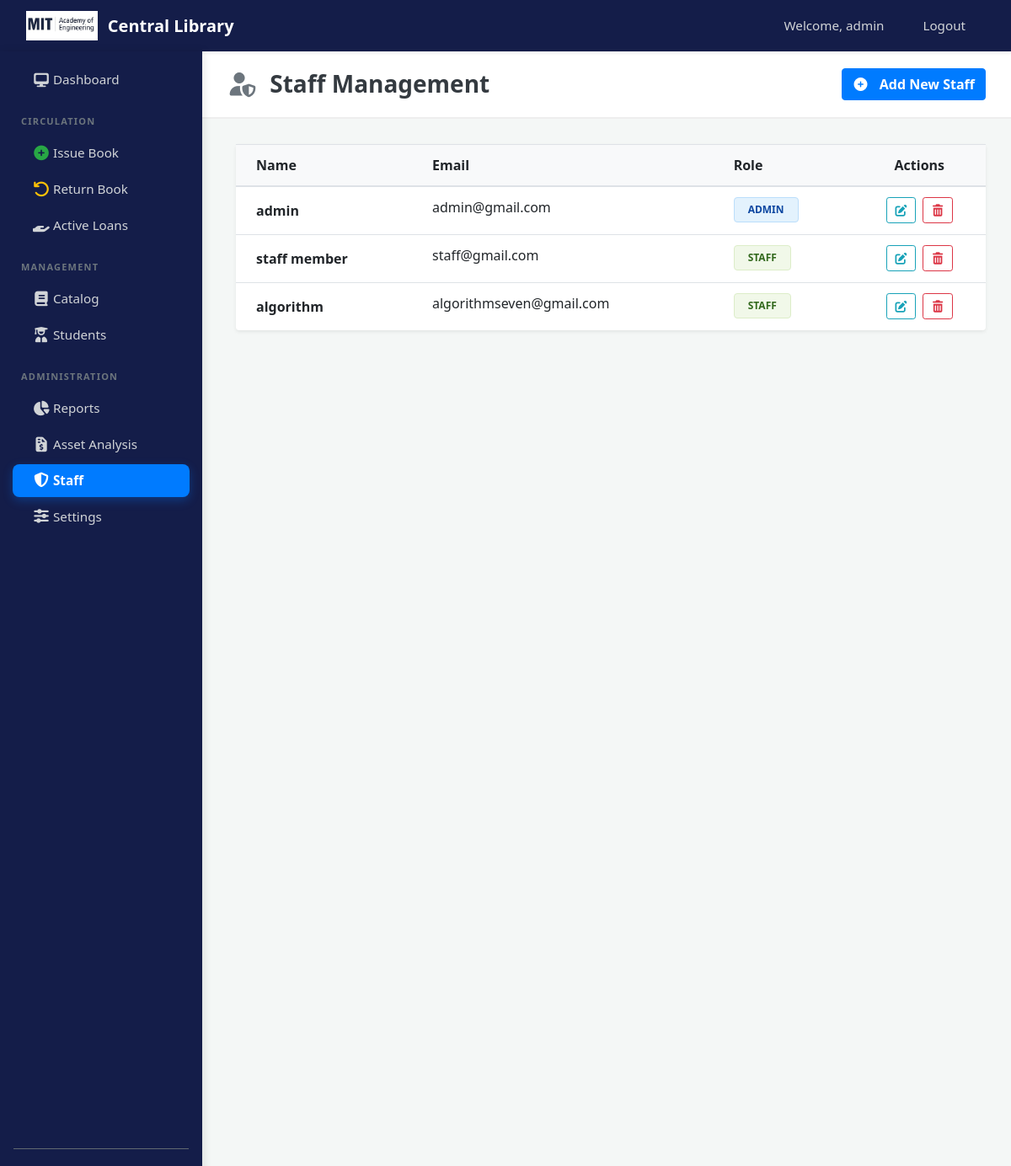
Screenshot of /admin/manage-staff.php (signed in) with the database file from the repository.
### tables this page shows
CREATE TABLE `staff_accounts` (
  `id` int(11) NOT NULL,
  `name` varchar(100) NOT NULL,
  `email` varchar(100) NOT NULL,
  `password` varchar(255) NOT NULL,
  `role` enum('admin','staff') NOT NULL DEFAULT 'staff',
  `phone` varchar(15) DEFAULT NULL,
  `department` varchar(100) DEFAULT NULL,
  `created_at` timestamp NOT NULL DEFAULT current_timestamp(),
  `updated_at` timestamp NOT NULL DEFAULT current_timestamp() ON UPDATE current_timestamp(),
  `reset_otp` varchar(10) DEFAULT NULL,
  `otp_expiry` datetime DEFAULT NULL
);

### admin/manage-staff.php (the view, shortened to what this page needs)
<?php
require_once "../includes/header.php";
?>
<div class="main-wrapper">
    <?php include "../sidebar.php"; ?>
    <div class="content-area">
        <div class="sticky-header d-flex justify-content-between align-items-center">
            <h3 class="m-0 font-weight-bold text-dark"><i class="fas fa-user-shield text-secondary mr-2"></i> Staff Management</h3>
            <a href="add-staff.php" class="btn btn-primary font-weight-bold"><i class="fas fa-plus-circle mr-2"></i> Add New Staff</a>
        </div>
        <div class="main-content">
            <div class="card border-0 shadow-sm">
                <div class="card-body p-0">
                    <table class="table table-hover mb-0">
                        <thead class="bg-light">
                            <tr>
                                <th class="pl-4">Name</th>
                                <th>Email</th>
                                <th>Role</th>
                                <th class="text-center">Actions</th>
                            </tr>
                        </thead>
                        <tbody>
                            <?php
                            $res = mysqli_query($connection, "SELECT * FROM staff_accounts ORDER BY role ASC");
                            while($row = mysqli_fetch_assoc($res)):
                                $badge = ($row['role'] === 'admin') ? 'role-badge-admin' : 'role-badge-staff';
                            ?>
                            <tr>
                                <td class="pl-4 py-3 font-weight-bold"><?php echo $row['name']; ?></td>
                                <td><?php echo $row['email']; ?></td>
                                <td>
                                    <span class="badge px-3 py-2 <?php echo $badge; ?>">
                                        <?php echo strtoupper($row['role']); ?>
                                    </span>
                                </td>
                                <td class="text-center">
                                    <a href="edit-staff.php?id=<?php echo $row['id']; ?>" class="btn btn-sm btn-outline-info mr-1">
                                        <i class="fas fa-edit"></i>
                                    </a>
                                    <a href="manage-staff.php?delete=<?php echo $row['id']; ?>"
                                       class="btn btn-sm btn-outline-danger"
                                       onclick="return confirm('Remove access for this user?')">
                                        <i class="fas fa-trash-alt"></i>
                                    </a>
                                </td>
                            </tr>
                            <?php endwhile; ?>
                        </tbody>
                    </table>
                </div>
            </div>
        </div>
    </div>
</div>
<?php include "../includes/footer.php"; ?>

### includes/header.php (style rules this page uses)
body { background-color: #f4f7f6; font-family: 'Segoe UI', Tahoma, Geneva, Verdana, sans-serif; }
.main-content { margin-left: 240px; padding: 30px; }

### admin/manage-staff.php (style rules this page uses)
html, body { height: 100vh; overflow: hidden; background-color: #f4f7f6; }
.main-wrapper { display: flex; height: 100vh; width: 100vw; }
.content-area { flex-grow: 1; display: flex; flex-direction: column; overflow: hidden; margin-left: 10px; }
.sticky-header { background: white; border-bottom: 2px solid #eee; padding: 20px 30px; margin-left: 230px; flex-shrink: 0; }
.main-content { padding: 30px; flex-grow: 1; overflow-y: auto; }
.role-badge-admin { background: #e3f2fd; color: #0d47a1; border: 1px solid #bbdefb; }
.role-badge-staff { background: #f1f8e9; color: #33691e; border: 1px solid #dcedc8; }

### rows the page displays
staff_accounts: name "admin", email "admin@gmail.com", role "ADMIN"
staff_accounts: name "staff member", email "staff@gmail.com", role "STAFF"
staff_accounts: name "algorithm", email "algorithmseven@gmail.com", role "STAFF"

### other values shown
$_SESSION['username'] "admin"
